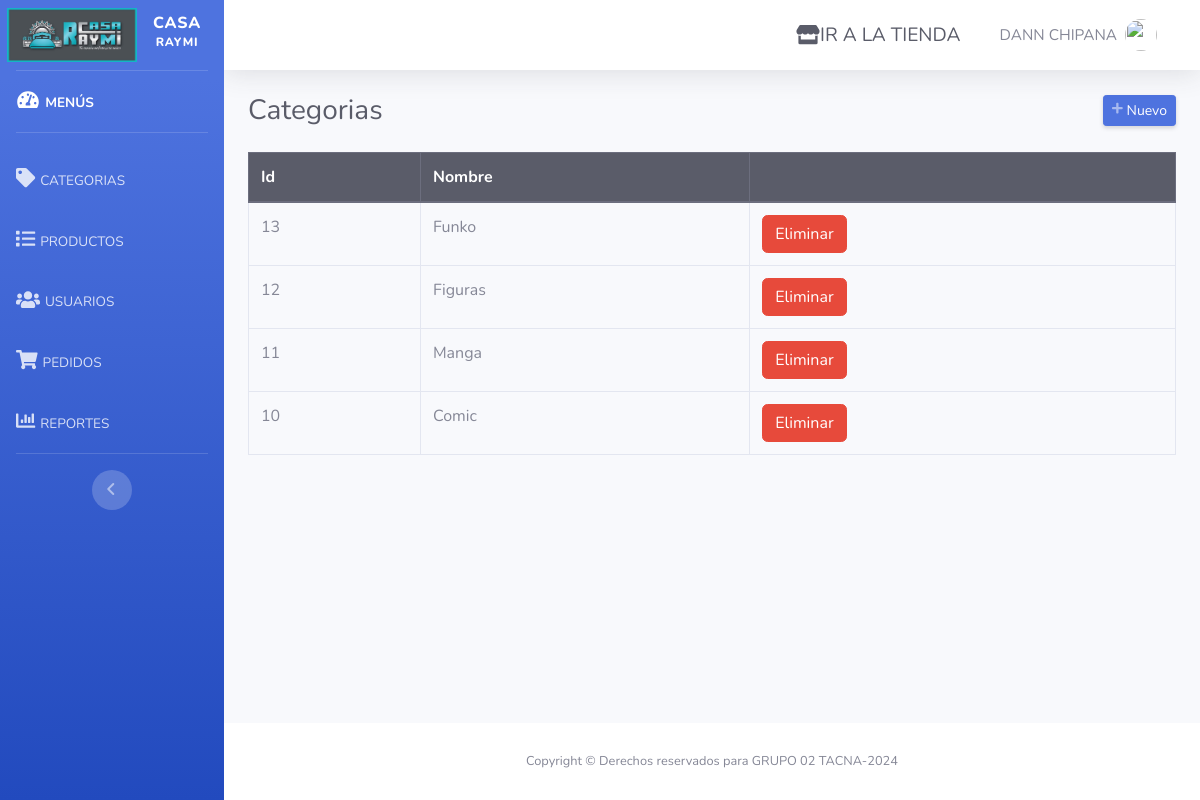
Screenshot of /admin/categorias.php (signed in) with the database file from the repository.
### tables this page shows
CREATE TABLE `categorias` (
  `id` int(11) NOT NULL,
  `categoria` varchar(50) NOT NULL
);

### admin/categorias.php (the view, shortened to what this page needs)
<?php
require_once "../config/conexion.php";
include("includes/header.php");
?>
<div class="d-sm-flex align-items-center justify-content-between mb-4">
    <h1 class="h3 mb-0 text-gray-800">Categorias</h1>
    <a href="#" class="d-none d-sm-inline-block btn btn-sm btn-primary shadow-sm" id="abrirCategoria"><i class="fas fa-plus fa-sm text-white-50"></i> Nuevo</a>
</div>
<div class="row">
    <div class="col-md-12">
        <div class="table-responsive">
            <table class="table table-hover table-bordered" style="width: 100%;">
                <thead class="thead-dark">
                    <tr>
                        <th>Id</th>
                        <th>Nombre</th>
                        <th></th>
                    </tr>
                </thead>
                <tbody>
                    <?php
                    $query = mysqli_query($conexion, "SELECT * FROM categorias ORDER BY id DESC");
                    while ($data = mysqli_fetch_assoc($query)) { ?>
                        <tr>
                            <td><?php echo $data['id']; ?></td>
                            <td><?php echo $data['categoria']; ?></td>
                            <td>
                                <form method="post" action="eliminar.php?accion=cli&id=<?php echo $data['id']; ?>" class="d-inline eliminar">
                                    <button class="btn btn-danger" type="submit">Eliminar</button>
                                </form>
                            </td>
                        </tr>
                    <?php } ?>
                </tbody>
            </table>
        </div>
    </div>
</div>
<?php include("includes/footer.php"); ?>

### rows the page displays
categorias: id "13", categoria "Funko"
categorias: id "12", categoria "Figuras"
categorias: id "11", categoria "Manga"
categorias: id "10", categoria "Comic"

### other values shown
$_SESSION['nombre'] "DANN CHIPANA"
